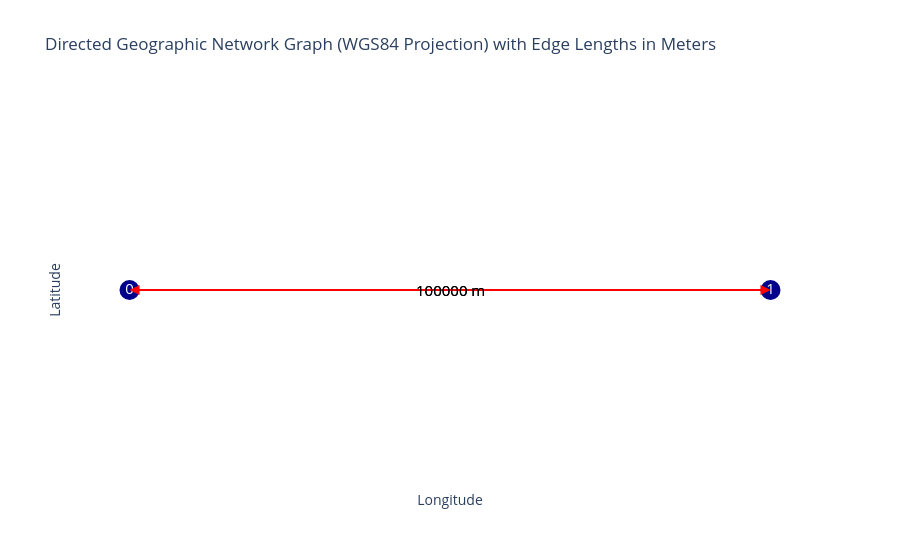

Notebook source saved alongside this figure:
### Code cell
graph_module.plot_graph(FG)

### Figure 1 — Plotly figure (JSON) as saved in the notebook; plotly's stock layout.template omitted (floating-point values rounded to 4 significant figures)
{"data": [{"hoverinfo": "none", "line": {"color": "red", "width": 2}, "mode": "lines", "type": "scatter", "x": [0, 0.8983], "y": [0, 0]}, {"hoverinfo": "none", "line": {"color": "red", "width": 2}, "mode": "lines", "type": "scatter", "x": [0.8983, 0], "y": [0, 0]}, {"hoverinfo": "text", "marker": {"color": "darkblue", "size": 20}, "mode": "markers+text", "text": ["0", "1"], "textfont": {"color": "white", "size": 15}, "textposition": "middle center", "type": "scatter", "x": [0, 0.8983], "y": [0, 0]}], "layout": {"annotations": [{"arrowcolor": "red", "arrowhead": 2, "arrowsize": 2, "arrowwidth": 1, "ax": 0, "axref": "x", "ay": 0, "ayref": "y", "showarrow": true, "x": 0.8983, "xref": "x", "y": 0, "yref": "y"}, {"arrowcolor": "red", "arrowhead": 2, "arrowsize": 2, "arrowwidth": 1, "ax": 0.8983, "axref": "x", "ay": 0, "ayref": "y", "showarrow": true, "x": 0, "xref": "x", "y": 0, "yref": "y"}, {"font": {"color": "black", "size": 15}, "showarrow": false, "text": "100000 m", "x": 0.4492, "y": 0}, {"font": {"color": "black", "size": 15}, "showarrow": false, "text": "100000 m", "x": 0.4492, "y": 0}], "plot_bgcolor": "white", "showlegend": false, "title": {"text": "Directed Geographic Network Graph (WGS84 Projection) with Edge Lengths in Meters"}, "xaxis": {"showgrid": false, "showticklabels": false, "title": {"text": "Longitude"}, "zeroline": false}, "yaxis": {"showgrid": false, "showticklabels": false, "title": {"text": "Latitude"}, "zeroline": false}}}
